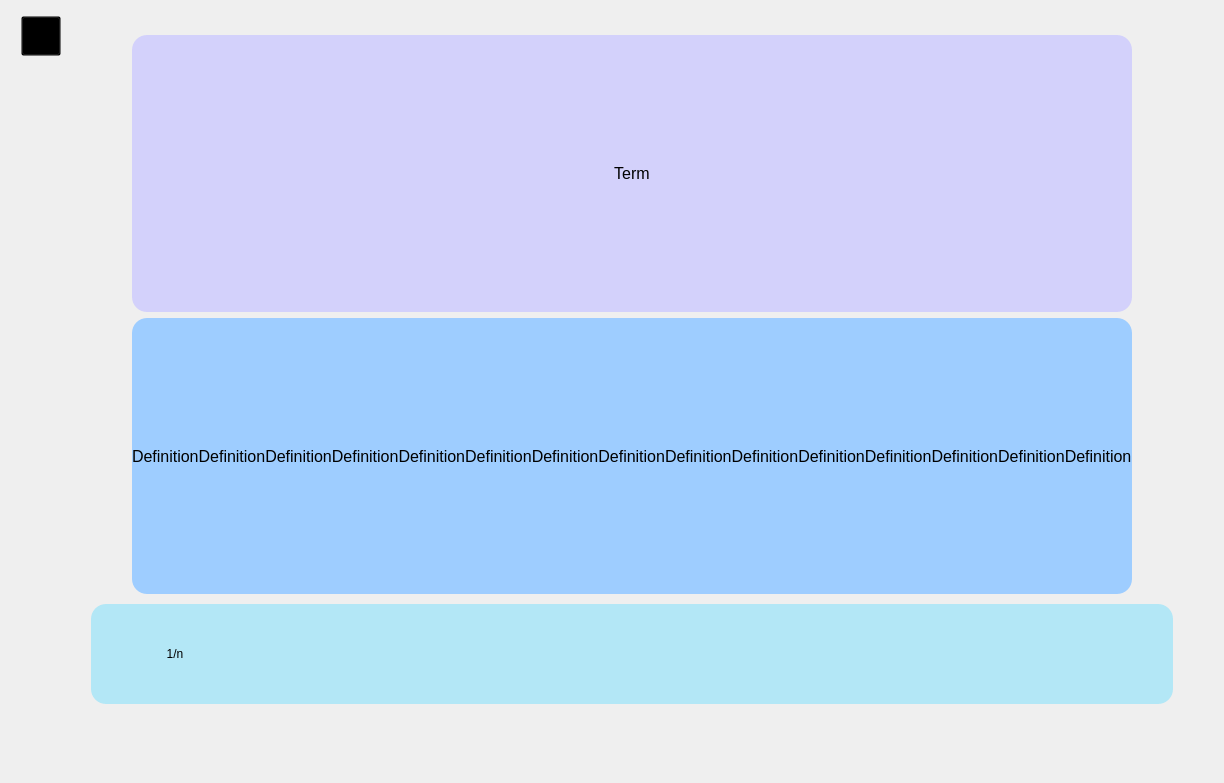
            <widget class="QWidget" name="FlashCards">
             <property name="sizePolicy">
              <sizepolicy hsizetype="Expanding" vsizetype="Expanding">
               <horstretch>0</horstretch>
               <verstretch>0</verstretch>
              </sizepolicy>
             </property>
             <property name="styleSheet">
              <string notr="true">#FlashCards{border-image: url(:/tree/дерево.jpg);}</string>
             </property>
             <layout class="QHBoxLayout" name="horizontalLayout_12">
              <property name="spacing">
               <number>0</number>
              </property>
              <property name="topMargin">
               <number>16</number>
              </property>
              <property name="rightMargin">
               <number>40</number>
              </property>
              <property name="bottomMargin">
               <number>70</number>
              </property>
              <item>
               <widget class="QWidget" name="widget_5" native="true">
                <property name="sizePolicy">
                 <sizepolicy hsizetype="Minimum" vsizetype="Minimum">
                  <horstretch>0</horstretch>
                  <verstretch>0</verstretch>
                 </sizepolicy>
                </property>
                <property name="maximumSize">
                 <size>
                  <width>16777215</width>
                  <height>16777215</height>
                 </size>
                </property>
                <property name="styleSheet">
                 <string notr="true">background-color: transparent;</string>
                </property>
                <layout class="QVBoxLayout" name="verticalLayout_2">
                 <property name="spacing">
                  <number>0</number>
                 </property>
                 <property name="leftMargin">
                  <number>10</number>
                 </property>
                 <property name="topMargin">
                  <number>0</number>
                 </property>
                 <property name="rightMargin">
                  <number>0</number>
                 </property>
                 <property name="bottomMargin">
                  <number>0</number>
                 </property>
                 <item>
                  <widget class="QPushButton" name="back_1">
                   <property name="minimumSize">
                    <size>
                     <width>40</width>
                     <height>40</height>
                    </size>
                   </property>
                   <property name="maximumSize">
                    <size>
                     <width>2345678</width>
                     <height>50</height>
                    </size>
                   </property>
                   <property name="text">
                    <string/>
                   </property>
                   <property name="icon">
                    <iconset resource="../../../Users/Евгения/PycharmProjects/Knowledge/images/icons.qrc">
                     <normaloff>:/newPrefix/налево.png</normaloff>:/newPrefix/налево.png</iconset>
                   </property>
                   <property name="iconSize">
                    <size>
                     <width>60</width>
                     <height>60</height>
                    </size>
                   </property>
                  </widget>
                 </item>
                 <item>
                  <spacer name="verticalSpacer_3">
                   <property name="orientation">
                    <enum>Qt::Vertical</enum>
                   </property>
                   <property name="sizeHint" stdset="0">
                    <size>
                     <width>20</width>
                     <height>657</height>
                    </size>
                   </property>
                  </spacer>
                 </item>
                </layout>
               </widget>
              </item>
              <item>
               <widget class="QWidget" name="widget_6" native="true">
                <property name="sizePolicy">
                 <sizepolicy hsizetype="Minimum" vsizetype="Minimum">
                  <horstretch>0</horstretch>
                  <verstretch>0</verstretch>
                 </sizepolicy>
                </property>
                <property name="layoutDirection">
                 <enum>Qt::LeftToRight</enum>
                </property>
                <property name="styleSheet">
                 <string notr="true">background-color: rgb(0, 0, 0,0);</string>
                </property>
                <layout class="QVBoxLayout" name="verticalLayout_13">
                 <property name="spacing">
                  <number>0</number>
                 </property>
                 <property name="leftMargin">
                  <number>30</number>
                 </property>
                 <property name="rightMargin">
                  <number>11</number>
                 </property>
                 <item>
                  <widget class="QStackedWidget" name="CARDS">
                   <property name="sizePolicy">
                    <sizepolicy hsizetype="Minimum" vsizetype="Minimum">
                     <horstretch>0</horstretch>
                     <verstretch>0</verstretch>
                    </sizepolicy>
                   </property>
                   <property name="styleSheet">
                    <string notr="true">QLabel {
    background-color: lightgray;  /* Цвет фона */
    color: black;                 /* Цвет текста */
    font-size: 16px;              /* Размер шрифта */
	border-radius: 15px;
}</string>
                   </property>
                   <property name="frameShape">
                    <enum>QFrame::StyledPanel</enum>
                   </property>
                   <property name="frameShadow">
                    <enum>QFrame::Raised</enum>
                   </property>
                   <widget class="QWidget" name="Card_page1">
                    <layout class="QGridLayout" name="gridLayout_16">
                     <property name="leftMargin">
                      <number>40</number>
                     </property>
                     <property name="rightMargin">
                      <number>40</number>
                     </property>
                     <item row="1" column="0">
                      <widget class="QLabel" name="Term">
                       <property name="sizePolicy">
                        <sizepolicy hsizetype="Minimum" vsizetype="Minimum">
                         <horstretch>0</horstretch>
                         <verstretch>0</verstretch>
                        </sizepolicy>
                       </property>
                       <property name="minimumSize">
                        <size>
                         <width>0</width>
                         <height>0</height>
                        </size>
                       </property>
                       <property name="maximumSize">
                        <size>
                         <width>1100</width>
                         <height>650</height>
                        </size>
                       </property>
                       <property name="styleSheet">
                        <string notr="true">background-color:rgb(211, 209, 251);
font: 26pt &quot;Comic Sans MS&quot;;</string>
                       </property>
                       <property name="text">
                        <string>Term</string>
                       </property>
                       <property name="alignment">
                        <set>Qt::AlignCenter</set>
                       </property>
                      </widget>
                     </item>
                     <item row="2" column="0">
                      <widget class="QLabel" name="Definition">
                       <property name="sizePolicy">
                        <sizepolicy hsizetype="Minimum" vsizetype="Minimum">
                         <horstretch>0</horstretch>
                         <verstretch>0</verstretch>
                        </sizepolicy>
                       </property>
                       <property name="minimumSize">
                        <size>
                         <width>0</width>
                         <height>0</height>
                        </size>
                       </property>
                       <property name="maximumSize">
                        <size>
                         <width>1000</width>
                         <height>650</height>
                        </size>
                       </property>
                       <property name="layoutDirection">
                        <enum>Qt::LeftToRight</enum>
                       </property>
                       <property name="styleSheet">
                        <string notr="true">background-color: rgb(158, 205, 255);
font: 22pt &quot;Comic Sans MS&quot;;
</string>
                       </property>
                       <property name="text">
                        <string>DefinitionDefinitionDefinitionDefinitionDefinitionDefinitionDefinitionDefinitionDefinitionDefinitionDefinitionDefinitionDefinitionDefinitionDefinitionDefinitionDefinitionDefinitionDefinitionDefinitionDefinitionDefinitionDefinitionDefinitionDefinitionDefinitionDefinitionDefinitionDefinitionDefinitionDefinitionDefinitionDefinitionDefinitionDefinitionDefinitionDefinitionDefinitionDefinitionDefinitionDefinitionDefinitionDefinitionDefinitionDefinitionDefinitionDefinitionDefinitionDefinition</string>
                       </property>
                       <property name="alignment">
                        <set>Qt::AlignLeading|Qt::AlignLeft|Qt::AlignVCenter</set>
                       </property>
                       <property name="wordWrap">
                        <bool>true</bool>
                       </property>
                       <property name="openExternalLinks">
                        <bool>false</bool>
                       </property>
                      </widget>
                     </item>
                    </layout>
                   </widget>
                  </widget>
                 </item>
                 <item>
                  <widget class="QWidget" name="widget_9" native="true">
                   <property name="sizePolicy">
                    <sizepolicy hsizetype="Minimum" vsizetype="Minimum">
                     <horstretch>0</horstretch>
                     <verstretch>0</verstretch>
                    </sizepolicy>
                   </property>
                   <property name="minimumSize">
                    <size>
                     <width>24</width>
                     <height>76</height>
                    </size>
                   </property>
                   <property name="maximumSize">
                    <size>
                     <width>16777215</width>
                     <height>100</height>
                    </size>
                   </property>
                   <layout class="QHBoxLayout" name="horizontalLayout_13">
                    <property name="spacing">
                     <number>0</number>
                    </property>
                    <property name="leftMargin">
                     <number>0</number>
                    </property>
                    <property name="topMargin">
                     <number>0</number>
                    </property>
                    <property name="rightMargin">
                     <number>0</number>
                    </property>
                    <property name="bottomMargin">
                     <number>0</number>
                    </property>
                    <item>
                     <widget class="QWidget" name="widget_4" native="true">
                      <property name="sizePolicy">
                       <sizepolicy hsizetype="Minimum" vsizetype="Minimum">
                        <horstretch>0</horstretch>
                        <verstretch>0</verstretch>
                       </sizepolicy>
                      </property>
                      <property name="maximumSize">
                       <size>
                        <width>1100</width>
                        <height>100</height>
                       </size>
                      </property>
                      <property name="styleSheet">
                       <string notr="true">background-color: rgb(169, 229, 247, 220);
border-radius: 15px;</string>
                      </property>
                      <layout class="QHBoxLayout" name="horizontalLayout_10">
                       <property name="spacing">
                        <number>0</number>
                       </property>
                       <item>
                        <widget class="QLabel" name="count">
                         <property name="sizePolicy">
                          <sizepolicy hsizetype="Expanding" vsizetype="Expanding">
                           <horstretch>0</horstretch>
                           <verstretch>0</verstretch>
                          </sizepolicy>
                         </property>
                         <property name="minimumSize">
                          <size>
                           <width>0</width>
                           <height>0</height>
                          </size>
                         </property>
                         <property name="maximumSize">
                          <size>
                           <width>150</width>
                           <height>80</height>
                          </size>
                         </property>
                         <property name="styleSheet">
                          <string notr="true">background-color:transparent;
font: 15pt &quot;Comic Sans MS&quot;;</string>
                         </property>
                         <property name="text">
                          <string>1/n</string>
                         </property>
                         <property name="alignment">
                          <set>Qt::AlignCenter</set>
                         </property>
                        </widget>
                       </item>
                       <item>
                        <widget class="QPushButton" name="Previous">
                         <property name="sizePolicy">
                          <sizepolicy hsizetype="Expanding" vsizetype="Expanding">
                           <horstretch>0</horstretch>
                           <verstretch>0</verstretch>
                          </sizepolicy>
                         </property>
                         <property name="styleSheet">
                          <string notr="true">border-radius: 25px;
background-color: rgb(64, 137, 255,0);</string>
                         </property>
                         <property name="text">
                          <string/>
                         </property>
                         <property name="icon">
                          <iconset>
                           <normaloff>../../../Users/Евгения/PycharmProjects/Knowledge/images/налево.png</normaloff>../../../Users/Евгения/PycharmProjects/Knowledge/images/налево.png</iconset>
                         </property>
                         <property name="iconSize">
                          <size>
                           <width>95</width>
                           <height>95</height>
                          </size>
                         </property>
                        </widget>
                       </item>
                       <item>
                        <widget class="QPushButton" name="Turn">
                         <property name="sizePolicy">
                          <sizepolicy hsizetype="Expanding" vsizetype="Expanding">
                           <horstretch>0</horstretch>
                           <verstretch>0</verstretch>
                          </sizepolicy>
                         </property>
                         <property name="minimumSize">
                          <size>
                           <width>0</width>
                           <height>0</height>
                          </size>
                         </property>
                         <property name="styleSheet">
                          <string notr="true">border-radius: 25px;
background-color: rgb(64, 137, 255,0);</string>
                         </property>
                         <property name="text">
                          <string/>
                         </property>
                         <property name="icon">
                          <iconset resource="../../../Users/Евгения/PycharmProjects/Knowledge/images/icons.qrc">
                           <normaloff>:/newPrefix/переворот.png</normaloff>:/newPrefix/переворот.png</iconset>
                         </property>
                         <property name="iconSize">
                          <size>
                           <width>115</width>
                           <height>115</height>
                          </size>
                         </property>
                         <property name="checkable">
                          <bool>true</bool>
                         </property>
                        </widget>
                       </item>
                       <item>
                        <widget class="QPushButton" name="next">
                         <property name="sizePolicy">
                          <sizepolicy hsizetype="Expanding" vsizetype="Expanding">
                           <horstretch>0</horstretch>
                           <verstretch>0</verstretch>
                          </sizepolicy>
                         </property>
                         <property name="styleSheet">
                          <string notr="true">border-radius: 25px;
background-color: rgb(64, 137, 255,0);</string>
                         </property>
                         <property name="text">
                          <string/>
                         </property>
                         <property name="icon">
                          <iconset resource="../../../Users/Евгения/PycharmProjects/Knowledge/images/icons.qrc">
                           <normaloff>:/newPrefix/направо.png</normaloff>:/newPrefix/направо.png</iconset>
                         </property>
                         <property name="iconSize">
                          <size>
                           <width>95</width>
                           <height>95</height>
                          </size>
                         </property>
                        </widget>
                       </item>
                       <item>
                        <widget class="QWidget" name="buttons" native="true">
                         <property name="sizePolicy">
                          <sizepolicy hsizetype="Expanding" vsizetype="Expanding">
                           <horstretch>0</horstretch>
                           <verstretch>0</verstretch>
                          </sizepolicy>
                         </property>
                         <property name="minimumSize">
                          <size>
                           <width>0</width>
                           <height>0</height>
                          </size>
                         </property>
                         <property name="maximumSize">
                          <size>
                           <width>150</width>
                           <height>80</height>
                          </size>
                         </property>
                         <property name="styleSheet">
                          <string notr="true">background-color: transparent;</string>
                         </property>
                         <layout class="QHBoxLayout" name="horizontalLayout_11">
                          <property name="spacing">
                           <number>10</number>
                          </property>
                          <property name="leftMargin">
                           <number>0</number>
                          </property>
                          <property name="topMargin">
                           <number>0</number>
                          </property>
                          <property name="rightMargin">
                           <number>0</number>
                          </property>
                          <property name="bottomMargin">
                           <number>0</number>
                          </property>
                          <item>
                           <widget class="QPushButton" name="replay">
                            <property name="minimumSize">
                             <size>
                              <width>0</width>
                              <height>70</height>
                             </size>
                            </property>
                            <property name="styleSheet">
                             <string notr="true">background-color: transparent;</string>
                            </property>
                            <property name="text">
                             <string/>
                            </property>
                            <property name="icon">
                             <iconset resource="../../../Users/Евгения/PycharmProjects/Knowledge/images/icons.qrc">
                              <normaloff>:/newPrefix/заново.png</normaloff>:/newPrefix/заново.png</iconset>
                            </property>
                            <property name="iconSize">
                             <size>
                              <width>65</width>
                              <height>65</height>
                             </size>
                            </property>
                           </widget>
                          </item>
                         </layout>
                        </widget>
                       </item>
                      </layout>
                     </widget>
                    </item>
                   </layout>
                  </widget>
                 </item>
                </layout>
               </widget>
              </item>
             </layout>
            </widget>
